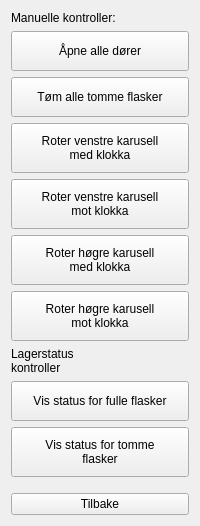
            <widget class="QWidget" name="widget_14" native="true">
             <property name="maximumSize">
              <size>
               <width>220</width>
               <height>16777215</height>
              </size>
             </property>
             <layout class="QVBoxLayout" name="verticalLayout_16">
              <item>
               <widget class="CDPBaseLabel" name="cdpBaseLabel_24">
                <property name="minimumSize">
                 <size>
                  <width>108</width>
                  <height>13</height>
                 </size>
                </property>
                <property name="text">
                 <string>Manuelle kontroller:</string>
                </property>
               </widget>
              </item>
              <item>
               <widget class="CDPBaseButton" name="cdpBaseButton">
                <property name="minimumSize">
                 <size>
                  <width>0</width>
                  <height>40</height>
                 </size>
                </property>
                <property name="text">
                 <string>Åpne alle dører</string>
                </property>
                <property name="svgFile">
                 <string>:/themes/cdp_light/buttons/buttonPlain.svg</string>
                </property>
                <property name="cdpPressedRouting" stdset="0">
                 <string>PropanAutomatGui.ModbusSlaveTCP.WagoWriteCoilsDI.8-DI0.DI6.Value</string>
                </property>
               </widget>
              </item>
              <item>
               <widget class="CDPBaseButton" name="cdpBaseButton_2">
                <property name="minimumSize">
                 <size>
                  <width>0</width>
                  <height>40</height>
                 </size>
                </property>
                <property name="text">
                 <string>Tøm alle tomme flasker</string>
                </property>
                <property name="svgFile">
                 <string>:/themes/cdp_light/buttons/buttonPlain.svg</string>
                </property>
                <property name="cdpPressedRouting" stdset="0">
                 <string>PropanAutomatGui.ModbusSlaveTCP.WagoWriteCoilsDI.8-DI0.DI7.Value</string>
                </property>
               </widget>
              </item>
              <item>
               <widget class="CDPBaseButton" name="cdpBaseButton_29">
                <property name="minimumSize">
                 <size>
                  <width>0</width>
                  <height>50</height>
                 </size>
                </property>
                <property name="text">
                 <string>Roter venstre karusell
med klokka</string>
                </property>
                <property name="svgFile">
                 <string>:/themes/cdp_light/buttons/buttonPlain.svg</string>
                </property>
                <property name="cdpPressedRouting" stdset="0">
                 <string>PropanAutomatGui.ModbusSlaveTCP.WagoWriteCoilsDI.8-DI1.DI0.Value</string>
                </property>
               </widget>
              </item>
              <item>
               <widget class="CDPBaseButton" name="cdpBaseButton_31">
                <property name="minimumSize">
                 <size>
                  <width>0</width>
                  <height>50</height>
                 </size>
                </property>
                <property name="text">
                 <string>Roter venstre karusell
mot klokka</string>
                </property>
                <property name="svgFile">
                 <string>:/themes/cdp_light/buttons/buttonPlain.svg</string>
                </property>
                <property name="cdpPressedRouting" stdset="0">
                 <string>PropanAutomatGui.ModbusSlaveTCP.WagoWriteCoilsDI.8-DI1.DI1.Value</string>
                </property>
               </widget>
              </item>
              <item>
               <widget class="CDPBaseButton" name="cdpBaseButton_32">
                <property name="minimumSize">
                 <size>
                  <width>0</width>
                  <height>50</height>
                 </size>
                </property>
                <property name="text">
                 <string>Roter høgre karusell
med klokka</string>
                </property>
                <property name="svgFile">
                 <string>:/themes/cdp_light/buttons/buttonPlain.svg</string>
                </property>
                <property name="cdpPressedRouting" stdset="0">
                 <string>PropanAutomatGui.ModbusSlaveTCP.WagoWriteCoilsDI.8-DI1.DI2.Value</string>
                </property>
               </widget>
              </item>
              <item>
               <widget class="CDPBaseButton" name="cdpBaseButton_36">
                <property name="minimumSize">
                 <size>
                  <width>0</width>
                  <height>50</height>
                 </size>
                </property>
                <property name="text">
                 <string>Roter høgre karusell
mot klokka</string>
                </property>
                <property name="svgFile">
                 <string>:/themes/cdp_light/buttons/buttonPlain.svg</string>
                </property>
                <property name="cdpPressedRouting" stdset="0">
                 <string>PropanAutomatGui.ModbusSlaveTCP.WagoWriteCoilsDI.8-DI1.DI3.Value</string>
                </property>
               </widget>
              </item>
              <item>
               <widget class="CDPBaseLabel" name="cdpBaseLabel_26">
                <property name="text">
                 <string>Lagerstatus
kontroller</string>
                </property>
               </widget>
              </item>
              <item>
               <widget class="CDPBaseButton" name="cdpBaseButton_37">
                <property name="minimumSize">
                 <size>
                  <width>0</width>
                  <height>40</height>
                 </size>
                </property>
                <property name="text">
                 <string>Vis status for fulle flasker</string>
                </property>
                <property name="svgFile">
                 <string>:/themes/cdp_light/buttons/buttonPlain.svg</string>
                </property>
               </widget>
              </item>
              <item>
               <widget class="CDPBaseButton" name="cdpBaseButton_38">
                <property name="minimumSize">
                 <size>
                  <width>0</width>
                  <height>50</height>
                 </size>
                </property>
                <property name="text">
                 <string>Vis status for tomme
flasker</string>
                </property>
                <property name="svgFile">
                 <string>:/themes/cdp_light/buttons/buttonPlain.svg</string>
                </property>
                <property name="valueToEmit">
                 <number>1</number>
                </property>
               </widget>
              </item>
              <item>
               <spacer name="verticalSpacer_3">
                <property name="orientation">
                 <enum>Qt::Vertical</enum>
                </property>
                <property name="sizeHint" stdset="0">
                 <size>
                  <width>20</width>
                  <height>10</height>
                 </size>
                </property>
               </spacer>
              </item>
              <item>
               <widget class="CDPBaseButton" name="cdpBaseButton_9">
                <property name="text">
                 <string>Tilbake</string>
                </property>
                <property name="svgFile">
                 <string>:/themes/cdp_light/buttons/buttonPlain.svg</string>
                </property>
                <property name="cdpPressedRouting" stdset="0">
                 <string>PropanAutomatGui.CodePanel.Reset.Value</string>
                </property>
               </widget>
              </item>
             </layout>
            </widget>
